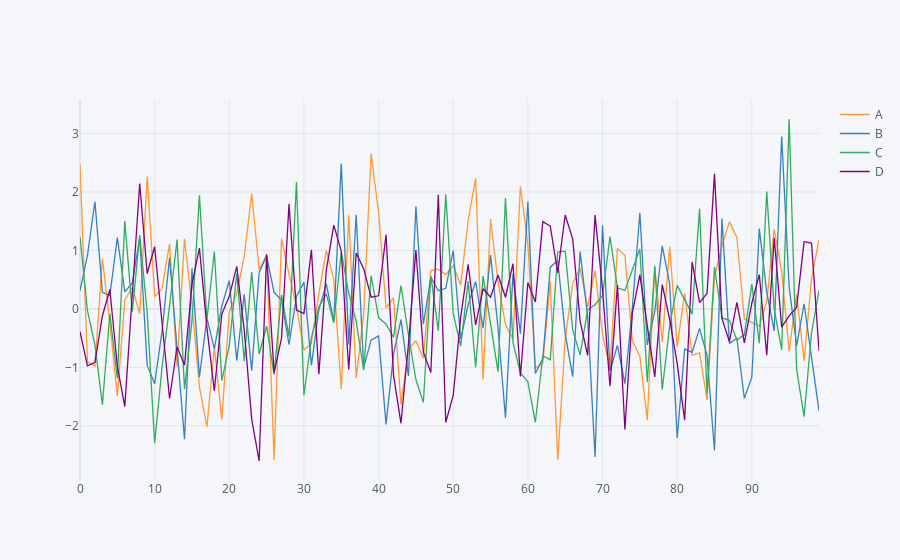

The code cell stored with this chart in its notebook:
### Code cell
# Standard line plot
df.iplot()
